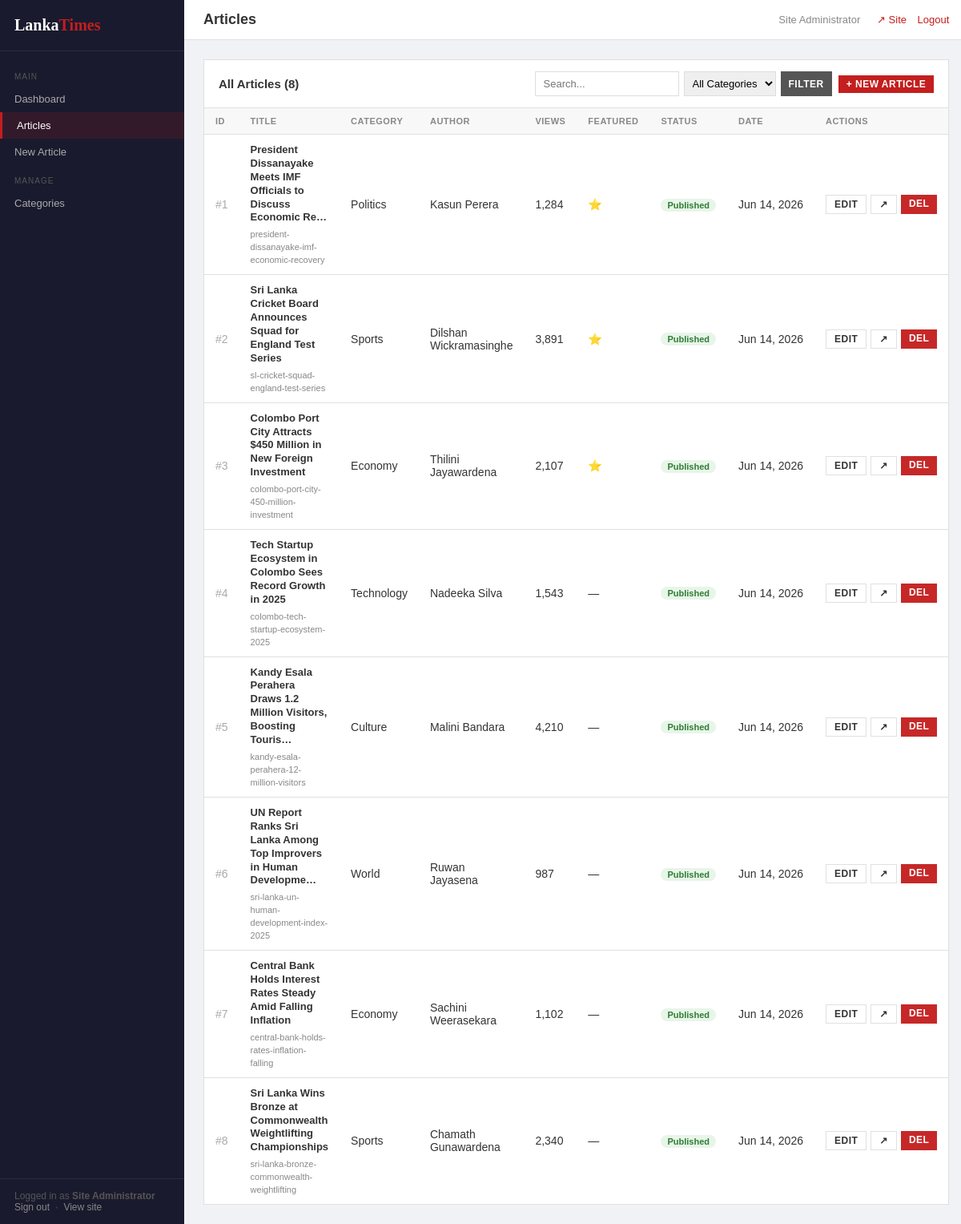
/admin/articles.php (signed in), run on the app's committed database.
### tables this page shows
CREATE TABLE IF NOT EXISTS articles (
    id INT AUTO_INCREMENT PRIMARY KEY,
    title VARCHAR(255) NOT NULL,
    slug VARCHAR(255) NOT NULL UNIQUE,
    excerpt TEXT,
    content LONGTEXT NOT NULL,
    image_url VARCHAR(500),
    category_id INT,
    author VARCHAR(100) DEFAULT 'LankaTimes Staff',
    is_featured TINYINT(1) DEFAULT 0,
    is_breaking TINYINT(1) DEFAULT 0,
    views INT DEFAULT 0,
    status ENUM('published', 'draft') DEFAULT 'published',
    published_at TIMESTAMP DEFAULT CURRENT_TIMESTAMP,
    created_at TIMESTAMP DEFAULT CURRENT_TIMESTAMP,
    updated_at TIMESTAMP DEFAULT CURRENT_TIMESTAMP ON UPDATE CURRENT_TIMESTAMP,
    FOREIGN KEY (category_id) REFERENCES categories(id) ON DELETE SET NULL
);

CREATE TABLE IF NOT EXISTS categories (
    id INT AUTO_INCREMENT PRIMARY KEY,
    name VARCHAR(100) NOT NULL,
    slug VARCHAR(100) NOT NULL UNIQUE,
    color VARCHAR(7) DEFAULT '#D32F2F',
    created_at TIMESTAMP DEFAULT CURRENT_TIMESTAMP
);

### admin/articles.php (the view, shortened to what this page needs)
<?php
require_once 'auth.php';
$db = getDB();
$search = trim($_GET['search'] ?? '');
$page = max(1, (int)($_GET['page'] ?? 1));
$per_page = 15;
$offset = ($page - 1) * $per_page;
$where = "WHERE 1=1";
$total = $db->query("SELECT COUNT(*) FROM articles a $where")->fetch_row()[0];
$articles = $db->query("
    SELECT a.*, c.name as cat_name
    FROM articles a LEFT JOIN categories c ON a.category_id = c.id
    $where ORDER BY a.created_at DESC LIMIT $per_page OFFSET $offset
")->fetch_all(MYSQLI_ASSOC);
?>
<div class="admin-table-wrap">
    <div class="admin-table-header">
        <h3>All Articles (<?= $total ?>)</h3>
        <div style="display:flex;gap:8px;align-items:center;">
            <form method="get" style="display:flex;gap:6px;">
                <input type="text" name="search" value="<?= htmlspecialchars($search) ?>" placeholder="Search..." style="padding:6px 10px;border:1px solid #ddd;font-size:13px;outline:none;width:180px;">
                <select name="cat" style="padding:6px;border:1px solid #ddd;font-size:13px;outline:none;">
                    <option value="">All Categories</option>
                </select>
                <button type="submit" class="btn btn-secondary btn-sm">Filter</button>
            </form>
            <a href="article-add.php" class="btn btn-primary btn-sm">+ New Article</a>
        </div>
    </div>
    <table>
        <thead>
            <tr>
                <th>ID</th>
                <th>Title</th>
                <th>Category</th>
                <th>Author</th>
                <th>Views</th>
                <th>Featured</th>
                <th>Status</th>
                <th>Date</th>
                <th>Actions</th>
            </tr>
        </thead>
        <tbody>
            <?php foreach ($articles as $a): ?>
            <tr>
                <td style="color:#aaa;">#<?= $a['id'] ?></td>
                <td class="article-title-cell">
                    <strong><?= htmlspecialchars(mb_strimwidth($a['title'], 0, 65, '…')) ?></strong>
                    <small><?= htmlspecialchars($a['slug']) ?></small>
                </td>
                <td><?= htmlspecialchars($a['cat_name'] ?? '—') ?></td>
                <td><?= htmlspecialchars($a['author']) ?></td>
                <td><?= number_format($a['views']) ?></td>
                <td><?= $a['is_featured'] ? '⭐' : '—' ?></td>
                <td>
                    <a href="?toggle=<?= $a['id'] ?>" onclick="return confirm('Toggle article status?')">
                        <span class="badge badge-<?= $a['status'] ?>"><?= ucfirst($a['status']) ?></span>
                    </a>
                </td>
                <td style="white-space:nowrap;"><?= date('M j, Y', strtotime($a['published_at'])) ?></td>
                <td>
                    <div class="action-btns">
                        <a href="article-edit.php?id=<?= $a['id'] ?>" class="btn btn-sm btn-outline">Edit</a>
                        <a href="<?= SITE_URL ?>/article.php?slug=<?= $a['slug'] ?>" target="_blank" class="btn btn-sm btn-outline">↗</a>
                        <a href="?delete=<?= $a['id'] ?>" class="btn btn-sm btn-danger" onclick="return confirm('Delete this article? This cannot be undone.')">Del</a>
                    </div>
                </td>
            </tr>
            <?php endforeach; ?>
        </tbody>
    </table>
</div>

### admin/admin.css (style rules this page uses)
*, *::before, *::after { box-sizing: border-box; margin: 0; padding: 0; }
:root { --primary: #1a1a2e; --accent: #C41E1E; --sidebar-w: 230px; --white: #fff; --bg: #f0f2f5; --border: #e0e0e0; --text: #333; --muted: #888; --font: 'Arial', sans-serif; }
body { font-family: var(--font); background: var(--bg); color: var(--text); font-size: 14px; }
a { color: inherit; text-decoration: none; }
.admin-table-wrap { background: var(--white); border: 1px solid var(--border); }
.admin-table-header { padding: 14px 18px; border-bottom: 1px solid var(--border); display: flex; justify-content: space-between; align-items: center; gap: 12px; }
.admin-table-header h3 { font-size: 15px; }
table { width: 100%; border-collapse: collapse; }
thead th { background: #f8f8f8; padding: 10px 14px; text-align: left; font-size: 11px; text-transform: uppercase; letter-spacing: 0.5px; color: var(--muted); border-bottom: 1px solid var(--border); white-space: nowrap; }
tbody td { padding: 11px 14px; border-bottom: 1px solid var(--border); vertical-align: middle; }
tbody tr:last-child td { border-bottom: none; }
.badge { display: inline-block; padding: 2px 8px; font-size: 11px; font-weight: bold; border-radius: 10px; }
.badge-published { background: #e8f5e9; color: #2e7d32; }
.btn { display: inline-block; padding: 6px 14px; font-size: 13px; font-weight: bold; cursor: pointer; border: none; text-transform: uppercase; letter-spacing: 0.5px; }
.btn-primary { background: var(--accent); color: #fff; }
.btn-secondary { background: #555; color: #fff; }
.btn-danger { background: #c62828; color: #fff; }
.btn-sm { padding: 4px 10px; font-size: 12px; }
.btn-outline { background: transparent; border: 1px solid var(--border); color: var(--text); }
.article-title-cell { max-width: 280px; }
.article-title-cell strong { display: block; font-size: 13px; line-height: 1.3; margin-bottom: 3px; }
.article-title-cell small { color: var(--muted); font-size: 11px; }
.action-btns { display: flex; gap: 5px; white-space: nowrap; }

### data on the page
articles: id "1", title "President Dissanayake Meets IMF Officials to Discuss Economic Re…", slug "president-dissanayake-imf-economic-recovery", category.name "Politics", author "Kasun Perera", views "1,284", status "Published", published_at "Jun 14, 2026"
articles: id "2", title "Sri Lanka Cricket Board Announces Squad for England Test Series", slug "sl-cricket-squad-england-test-series", category.name "Sports", author "Dilshan Wickramasinghe", views "3,891", status "Published", published_at "Jun 14, 2026"
articles: id "3", title "Colombo Port City Attracts $450 Million in New Foreign Investment", slug "colombo-port-city-450-million-investment", category.name "Economy", author "Thilini Jayawardena", views "2,107", status "Published", published_at "Jun 14, 2026"
articles: id "4", title "Tech Startup Ecosystem in Colombo Sees Record Growth in 2025", slug "colombo-tech-startup-ecosystem-2025", category.name "Technology", author "Nadeeka Silva", views "1,543", status "Published", published_at "Jun 14, 2026"
articles: id "5", title "Kandy Esala Perahera Draws 1.2 Million Visitors, Boosting Touris…", slug "kandy-esala-perahera-12-million-visitors", category.name "Culture", author "Malini Bandara", views "4,210", status "Published", published_at "Jun 14, 2026"
articles: id "6", title "UN Report Ranks Sri Lanka Among Top Improvers in Human Developme…", slug "sri-lanka-un-human-development-index-2025", category.name "World", author "Ruwan Jayasena", views "987", status "Published", published_at "Jun 14, 2026"
articles: id "7", title "Central Bank Holds Interest Rates Steady Amid Falling Inflation", slug "central-bank-holds-rates-inflation-falling", category.name "Economy", author "Sachini Weerasekara", views "1,102", status "Published", published_at "Jun 14, 2026"
articles: id "8", title "Sri Lanka Wins Bronze at Commonwealth Weightlifting Championships", slug "sri-lanka-bronze-commonwealth-weightlifting", category.name "Sports", author "Chamath Gunawardena", views "2,340", status "Published", published_at "Jun 14, 2026"

### other printed values
$name "Site Administrator"
$title "Articles"
$total "8"
